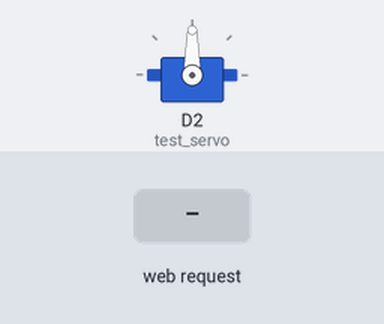
Bench run of a sketch on a simulated ESP8266 (NodeMCU). Parts: servo. The inputs (shaded band) are chosen by the test bench. WiFi joins after 1.5 s; servers stay silent unless stated; what the sketch prints to the serial monitor is not drawn.

Above: at 2.7 s.
2.8 s: HTTP request GET /gpio/ received
At 4.2 s:
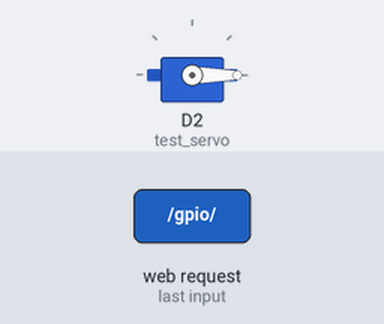
Timing chart, 0 to 5.8 s (numbered marks = the images above; inputs shaded):
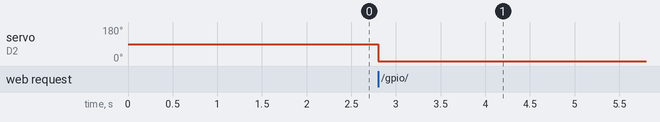

The sketch:

web_interface_tester.ino
```cpp
/*
 *  This sketch demonstrates how to set up a simple HTTP-like server.
 *  The server will set a GPIO pin depending on the request
 *    http://server_ip/gpio/0 will set the GPIO2 low,
 *    http://server_ip/gpio/1 will set the GPIO2 high
 *  server_ip is the IP address of the ESP8266 module, will be
 *  printed to Serial when the module is connected.
 */

#include <ESP8266WiFi.h>
#include <Servo.h>

const char* ssid = "vids";
const char* password = "12345678";

// Create an instance of the server
// specify the port to listen on as an argument
WiFiServer server(80);
Servo test_servo;

void setup() {
  test_servo.attach(D2);
  Serial.begin(115200);
  delay(10);

  // Connect to WiFi network
  Serial.println();
  Serial.println();
  Serial.print("Connecting to ");
  Serial.println(ssid);

  WiFi.begin(ssid, password);

  while (WiFi.status() != WL_CONNECTED) {
    delay(500);
    Serial.print(".");
  }
  Serial.println("");
  Serial.println("WiFi connected");

  // Start the server
  server.begin();
  Serial.println("Server started");

  // Print the IP address
  Serial.println(WiFi.localIP());
}

void loop() {
  // Check if a client has connected
  WiFiClient client = server.available();
  if (!client) {
    return;
  }

  // Wait until the client sends some data
  Serial.println("new client");
  while(!client.available()){
    delay(1);
  }

  // Read the first line of the request
  String req = client.readStringUntil('\r');
  Serial.println(req);
  client.flush();

  // Match the request
  int val;
  if (req.indexOf("/gpio/") != -1)
  {
    int angle = req.substring(req.indexOf("/gpio/") + 6).toInt();
    if (0 <= angle && angle <= 180)
      val = angle;
    else
    {
      Serial.println("invalid request");
      client.stop();
      return;
    }

  }
  else {
    Serial.println("invalid request");
    client.stop();
    return;
  }
  /*if (req.indexOf("/gpio/0") != -1)
    val = 0;
  else if (req.indexOf("/gpio/1") != -1)
    val = 90;*/


  // Set GPIO2 according to the request
  test_servo.write(val);

  client.flush();

  // Prepare the response
  String s = "HTTP/1.1 200 OK\r\nContent-Type: text/html\r\n\r\n<!DOCTYPE HTML>\r\n<html>\r\nGPIO is now ";
  s += (val)?"high":"low";
  s += "</html>\n";

  // Send the response to the client
  client.print(s);
  delay(1);
  Serial.println("Client disonnected");

  // The client will actually be disconnected
  // when the function returns and 'client' object is detroyed
}
```

Measured:
- after the input at 2.8 s, servo on D2 (test_servo): 90° → 0° at once
